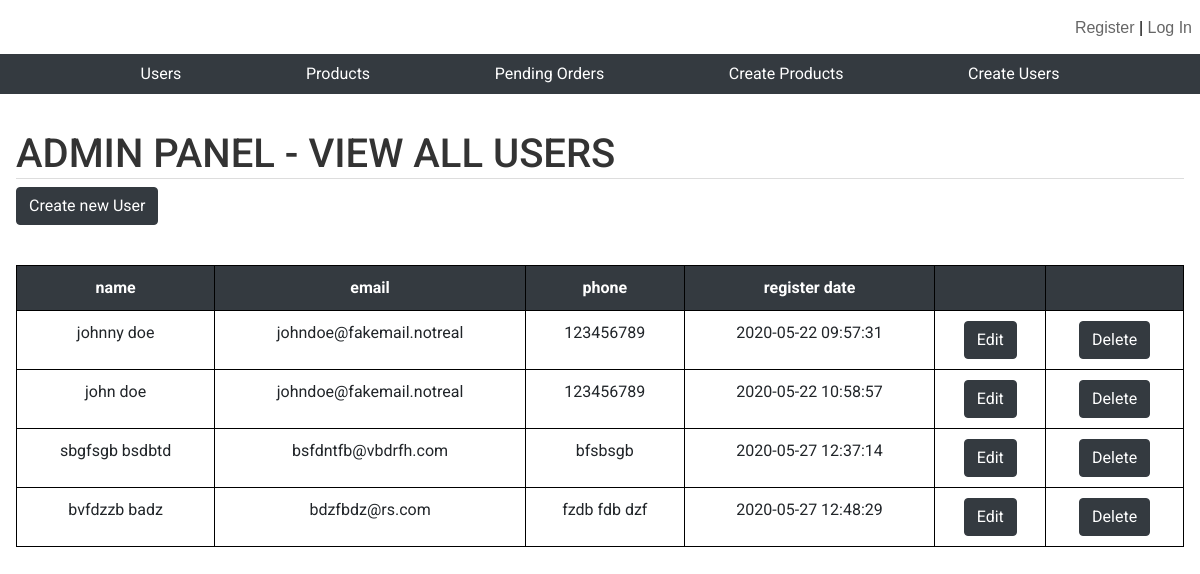
/admin/index.php, run on an earlier commit of the app's database.
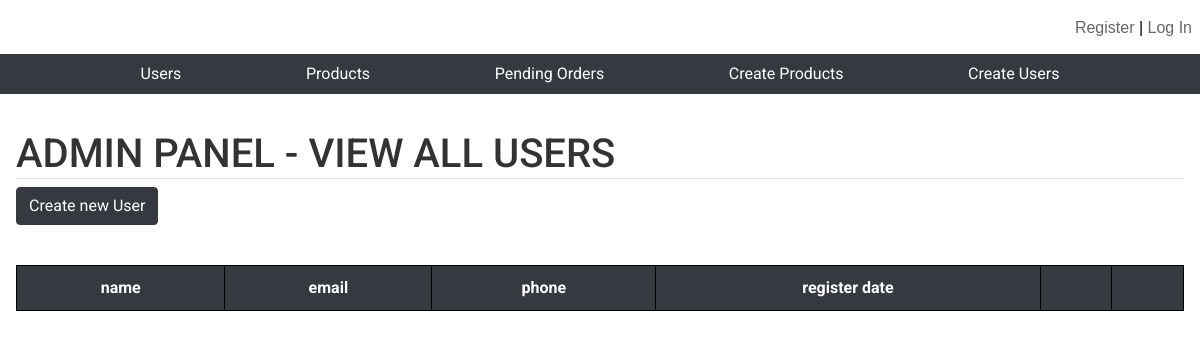
And on a later commit of the database.
### tables this page shows
CREATE TABLE `users` (
  `id` int(9) NOT NULL,
  `first_name` varchar(60) NOT NULL,
  `last_name` varchar(60) NOT NULL,
  `email` varchar(150) NOT NULL,
  `password` varchar(60) NOT NULL,
  `phone` varchar(60) NOT NULL,
  `street` varchar(255) NOT NULL,
  `postal_code` varchar(255) NOT NULL,
  `city` varchar(90) NOT NULL,
  `country` varchar(90) NOT NULL,
  `register_date` timestamp NOT NULL DEFAULT CURRENT_TIMESTAMP
);

### public/admin/index.php (the view, shortened to what this page needs)
<?php
require('../../src/config.php');
require(SRC_PATH . 'dbconnect.php');
$pageId = 'adminUsers';
try {
	$stmt = $dbconnect->query("SELECT * FROM users");
	$users = $stmt->fetchAll();
} catch (\PDOException $e) {
	throw new \PDOException($e->getMessage(), (int) $e->getCode());
}
?>
<?php include('layout/header.php'); ?>
	<div id="content">
			<h1>Admin Panel - View All Users</h1>
			<form action="register.php" method="GET">
				<input type="submit" class="btn btn-dark" name="" value="Create new User">
			</form>
			<table id="users_table" class="table">
				<thead class="thead-dark">
					<tr>
						<th scope="col">name</th>
						<th scope="col">email</th>
						<th scope="col">phone</th>
						<th scope="col">register date</th>
						<th scope="col"></th>
						<th scope="col"></th>
					</tr>
				</thead>
				<tbody>
					<?php foreach ($users as $key => $user) { ?>
						<tr>
							<td><?=htmlentities($user['first_name']) . " " . htmlentities($user['last_name'])?></td>
							<td><?=htmlentities($user['email'])?></td>
							<td><?=htmlentities($user['phone'])?></td>
							<td><?=htmlentities($user['register_date'])?></td>
								<td>
								<form action="edit_user.php" method="GET">
									<input type="submit" class="btn btn-dark" value="Edit">
								</form>
								</td>
								<td>
								<form action="" method="POST">
									<input type="submit" name="deleteUserBtn" class="btn btn-dark" value="Delete">
								</form>
								</td>
						</tr>
					<?php } ?>
				</tbody>
			</table>
	</div>
<?php include('layout/footer.php'); ?>

### public/admin/layout/header.php (shortened to what this page needs)
<!DOCTYPE html>
<html lang="sv">
<head>
  <link rel="stylesheet" href="https://cdnjs.cloudflare.com/ajax/libs/font-awesome/4.7.0/css/font-awesome.min.css">
  <link rel="stylesheet" href="https://stackpath.bootstrapcdn.com/bootstrap/4.5.0/css/bootstrap.min.css">
  <link rel="stylesheet" type="text/css" href="css/admin_page.css"/>
  <link rel="stylesheet" type="text/css" href="css/products_page.css"/>
  <link rel="stylesheet" type="text/css" href="css/profile.css"/>
  <link rel="stylesheet" type="text/css" href="css/forms.css"/>
  <link rel="stylesheet" type="text/css" href="css/style.css"/>
</head>
<body id="<?php echo $pageId ?>">
  <header id="above">
    <nav class="login">
      <?php
        if (isset($_SESSION['first_name'])) {
          $displayUsername = ucfirst($_SESSION['first_name']);
          $profileNav = '<div class="dropdown" id="navbar-list-4">
                          <ul class="navbar-nav">
                            <li class="nav-item dropdown">
                              <a class="nav-link dropdown-toggle" href="#" id="navbarDropdownMenuLink" role="button" data-toggle="dropdown" aria-haspopup="true" aria-expanded="false">
                                <img src="https://cdn3.iconfinder.com/data/icons/mixed-communication-and-ui-pack-1/48/general_pack_NEW_glyph_profile-512.png" width="40" height="40" class="rounded-circle">
                              </a>
                              <div class="dropdown-menu profile-dropdown" aria-labelledby="navbarDropdownMenuLink">
                                <form action="profile.php" method="get">
                                  <input type="hidden" name="id" value="<?=$user["id"]?>
                                  <input type="submit" class="dropdown-item" id="my-profil" value="My Profile">
                                </form>
                                <a class="dropdown-item" href="logout.php">Log Out</a>
                              </div>
                            </li>
                          </ul>
                        </div>';
          $aboveNav = "Welcome $displayUsername  $profileNav";
        } else {
          $aboveNav = "<a href='register.php'>Register</a> | <a href='login.php'>Log In</a>";
        }
        echo $aboveNav;
      ?>
    </nav>
  </header>
  <header id="top">
    <nav class="navbar navbar-dark bg-dark admin-navbar">
      <a id="home-link"     href="index.php">Users</a>
      <a id="products-link"   href="products.php">Products</a>
      <a id="orders-link" href="orders.php">Pending Orders</a>
      <a id="create_product-link"   href="create_products.php">Create Products</a>
      <a id="create_user-link"   href="register.php">Create Users</a>
    </nav>
  </header>

### public/admin/layout/footer.php (shortened to what this page needs)
</body>
</html>

### public/admin/css/admin_page.css (style rules this page uses)
#users_table, .order-table { margin-top: 40px; margin-bottom: 40px; border-collapse: collapse; text-align: center; }
#users_table tr, #users_table td, #users_table th { border: 1px solid black; padding: 10px; }
table { overflow-x: auto; }

### public/admin/css/style.css (style rules this page uses)
html,body { margin:0;padding:0; }
html { overflow-y:scroll; }
html { background:#E6E6E6; }
body { background:#fff; }
body { font-family: 'Roboto', sans-serif;color:#333; }
h1 { text-transform:uppercase; }
h1,h2 { padding-top:20px;border-bottom:1px solid #dddddd; }
header,footer,nav,article,section,aside,figure,figcaption,output { display:block; }
header#above { font-family:arial,helvetica,sans-serif;margin-bottom:4px;color:#000;height: 50px; }
header#top, div#content, footer#bottom { margin:0 auto;width:100%; }
div#content { padding:1em;width:100%; }
a { color: #FFFFFF; outline:0; }
.admin-navbar { justify-content: space-evenly; }
nav.related, nav.login { padding: 1em 0.5em 0.3em 1em; float:right; height: 53px; }
nav.related a, nav.login a { color: #666; }

What changed in the data, as far as the page shows it:
removed users: first_name "johnny", last_name "doe", email "johndoe@fakemail.notreal", phone "123456789", register_date "2020-05-22 09:57:31"
removed users: first_name "john", last_name "doe", email "johndoe@fakemail.notreal", phone "123456789", register_date "2020-05-22 10:58:57"
removed users: first_name "sbgfsgb", last_name "bsdbtd", email "bsfdntfb@vbdrfh.com", phone "bfsbsgb", register_date "2020-05-27 12:37:14"
removed users: first_name "bvfdzzb", last_name "badz", email "bdzfbdz@rs.com", phone "fzdb fdb dzf", register_date "2020-05-27 12:48:29"
